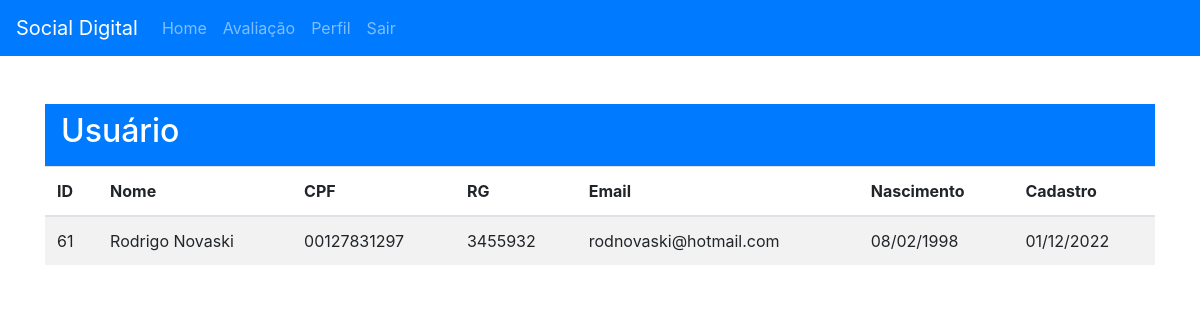
/src/user/perfil.php?id=61 (signed in), run on the app's committed database.
### tables this page shows
CREATE TABLE `usuarios` (
  `id_usuario` int(11) NOT NULL,
  `nome_usuario` varchar(100) NOT NULL,
  `cpf_usuario` varchar(15) NOT NULL,
  `rg_usuario` varchar(15) NOT NULL,
  `email_usuario` varchar(100) NOT NULL,
  `senha_user` varchar(8) NOT NULL,
  `dtNasc_usuario` date DEFAULT NULL,
  `fk_tipo` int(11) NOT NULL,
  `dtCad_usuario` date NOT NULL
);

### src/user/perfil.php (the view, shortened to what this page needs)
<?php
    include_once("../admin/connect.php");
    $id = $_GET['id'];
    $results = mysqli_query($conn, "SELECT * FROM usuarios where id_usuario = $id");
?>
<!DOCTYPE html>
<html lang="en">
<head>
    <link rel="stylesheet" href="https://stackpath.bootstrapcdn.com/bootstrap/4.1.3/css/bootstrap.min.css">
</head>
<body>
    <?php
        include_once("userHeader.php");
    ?>
    <div class="container">
    <div class="navbar navbar-expand-lg navbar navbar-dark bg-primary" style="color:white; display:flex; align-items:center; justify-content:space-between">
            <h2>Usuário</h2>
    </div>
    <table class="table table-striped">
                <thead class="thead-Primary">
                    <tr>
                        <th scope="col">ID</th>
                        <th scope="col">Nome</th>
                        <th scope="col">CPF</th>
                        <th scope="col">RG</th>
                        <th scope="col">Email</th>
                        <th scope="col">Nascimento</th>
                        <th scope="col">Cadastro</th>
                    </tr>
                </thead>
                <tbody>
                    <?php
                    while ($row = mysqli_fetch_array($results)) {
                        $dtNasc_user = DateTime::createFromFormat("Y-m-d", $row['dtNasc_usuario']);
                        $dtCad_user = DateTime::createFromFormat("Y-m-d", $row['dtCad_usuario']);
                    ?>
                        <tr>
                            <td><?=$row['id_usuario'];?></td>
                            <td><?=$row['nome_usuario']; ?></td>
                            <td><?=$row['cpf_usuario']; ?></td>
                            <td><?=$row['rg_usuario']; ?></td>
                            <td><?=$row['email_usuario']; ?></td>
                            <td><?=$dtNasc_user->format("d/m/Y"); ?></td>
                            <td><?=$dtCad_user->format("d/m/Y");?> </td>
                    <?php } ?>
                </tbody>
            </table>
    </div>
</body>

### data on the page
usuarios: id_usuario "61", nome_usuario "Rodrigo Novaski", cpf_usuario "00127831297", rg_usuario "3455932", email_usuario "rodnovaski@hotmail.com", dtNasc_usuario "08/02/1998", dtCad_usuario "01/12/2022"
